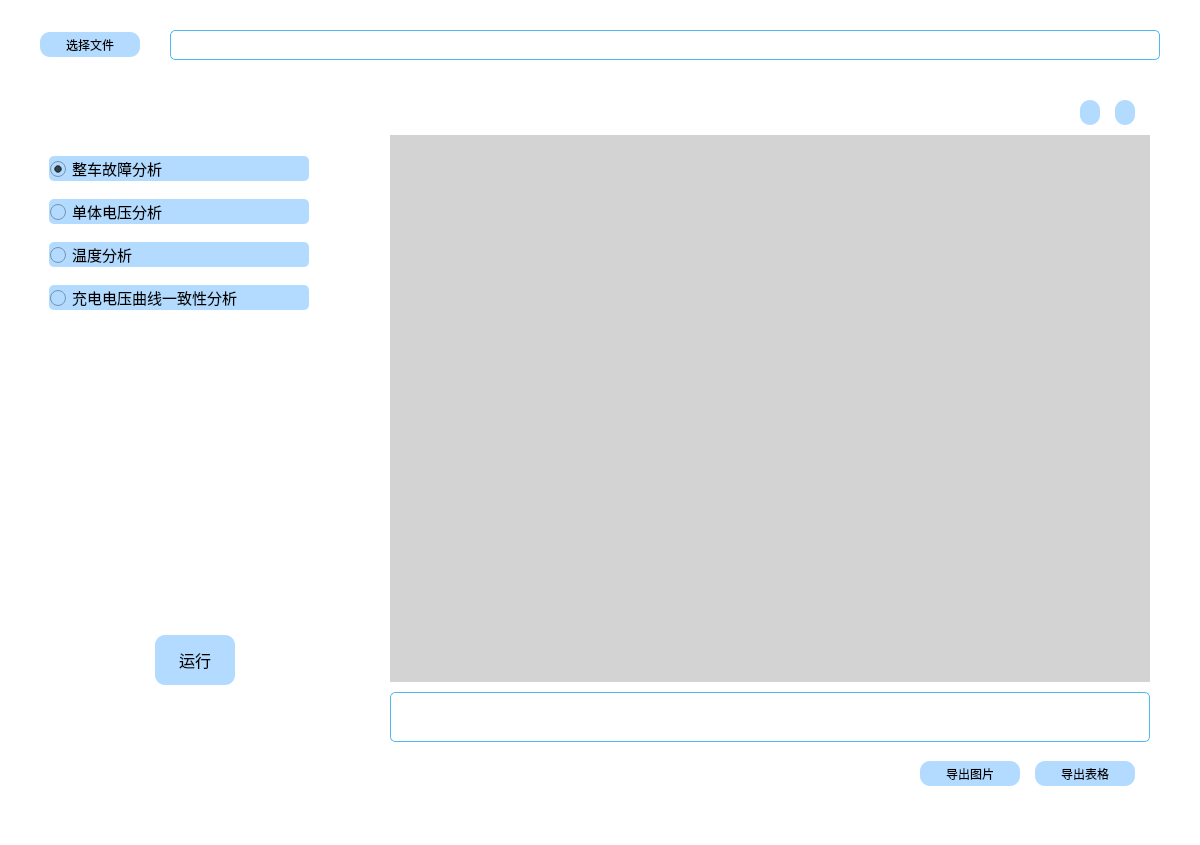
<?xml version="1.0" encoding="UTF-8"?>
<ui version="4.0">
 <class>Form</class>
 <widget class="QWidget" name="Form">
  <property name="geometry">
   <rect>
    <x>0</x>
    <y>0</y>
    <width>1200</width>
    <height>845</height>
   </rect>
  </property>
  <property name="windowTitle">
   <string>锂离子电池系统故障诊断软件</string>
  </property>
  <property name="windowIcon">
   <iconset resource="image.qrc">
    <normaloff>:/newPrefix/ico/title.ico</normaloff>:/newPrefix/ico/title.ico</iconset>
  </property>
  <property name="styleSheet">
   <string notr="true">QWidget{background-color: rgb(255, 255, 255);}
QPushButton{background-color: #b3dbff;border-style:none;border-radius: 10px;}

QPushButton:hover{
color:white;
background-color: rgb(220, 220, 220);
}
QPushButton:pressed {  
    /* 改变背景色 */  
    background-color:rgb(180, 180, 180);  

    /* 改变边框风格 */  
    border-style:inset;  

    /* 使文字有一点移动 */  
    padding-left:2px;  
    padding-top:2px;  
}
QLineEdit{border: 1px solid #50b8ef;border-radius:5px;}
QLineEdit:focus{border: 1px solid rgb(50, 179, 255);}

QRadioButton{background-color: #b3dbff;border-radius: 5px;}
QRadioButton::indicator{width: 17px;height: 17px;}
QRadioButton::indicator:unchecked{image: url(:/newPrefix/ico/单选.png);}
QRadioButton::indicator:checked{image: url(:/newPrefix/ico/单选1.png);}
QRadioButton:hover{
color:white;
background-color: rgb(220, 220, 220);
}

QCheckBox::indicator{width: 17px;height: 17px;}
QCheckBox::indicator:unchecked{image: url(:/newPrefix/ico/多选.png);}
QCheckBox::indicator:checked{image: url(:/newPrefix/ico/多选1.png);}
QCheckBox:hover{
color:white;
background-color: rgb(220, 220, 220);
}
QTextBrowser{border: 1px solid #50b8ef;border-radius:5px;}
QTextBrowser:focus{border: 1px solid rgb(50, 179, 255);}</string>
  </property>
  <layout class="QVBoxLayout" name="verticalLayout">
   <property name="spacing">
    <number>0</number>
   </property>
   <property name="leftMargin">
    <number>20</number>
   </property>
   <property name="topMargin">
    <number>20</number>
   </property>
   <property name="rightMargin">
    <number>20</number>
   </property>
   <property name="bottomMargin">
    <number>20</number>
   </property>
   <item>
    <widget class="QWidget" name="widget" native="true">
     <property name="minimumSize">
      <size>
       <width>0</width>
       <height>50</height>
      </size>
     </property>
     <property name="maximumSize">
      <size>
       <width>16777215</width>
       <height>50</height>
      </size>
     </property>
     <layout class="QHBoxLayout" name="horizontalLayout_2">
      <property name="spacing">
       <number>30</number>
      </property>
      <property name="leftMargin">
       <number>20</number>
      </property>
      <property name="topMargin">
       <number>0</number>
      </property>
      <property name="rightMargin">
       <number>20</number>
      </property>
      <property name="bottomMargin">
       <number>0</number>
      </property>
      <item>
       <widget class="QPushButton" name="pushButton_inExcel">
        <property name="minimumSize">
         <size>
          <width>100</width>
          <height>25</height>
         </size>
        </property>
        <property name="maximumSize">
         <size>
          <width>100</width>
          <height>25</height>
         </size>
        </property>
        <property name="styleSheet">
         <string notr="true"/>
        </property>
        <property name="text">
         <string>选择文件</string>
        </property>
        <property name="icon">
         <iconset resource="image.qrc">
          <normaloff>:/newPrefix/ico/打开.png</normaloff>:/newPrefix/ico/打开.png</iconset>
        </property>
        <property name="iconSize">
         <size>
          <width>20</width>
          <height>20</height>
         </size>
        </property>
       </widget>
      </item>
      <item>
       <widget class="QLineEdit" name="lineEdit_inExcel">
        <property name="minimumSize">
         <size>
          <width>0</width>
          <height>30</height>
         </size>
        </property>
        <property name="maximumSize">
         <size>
          <width>16777215</width>
          <height>30</height>
         </size>
        </property>
        <property name="readOnly">
         <bool>true</bool>
        </property>
       </widget>
      </item>
     </layout>
    </widget>
   </item>
   <item>
    <widget class="QWidget" name="widget_2" native="true">
     <layout class="QHBoxLayout" name="horizontalLayout_3">
      <property name="spacing">
       <number>10</number>
      </property>
      <property name="leftMargin">
       <number>10</number>
      </property>
      <property name="topMargin">
       <number>10</number>
      </property>
      <property name="rightMargin">
       <number>10</number>
      </property>
      <property name="bottomMargin">
       <number>10</number>
      </property>
      <item>
       <widget class="QWidget" name="widget_3" native="true">
        <property name="minimumSize">
         <size>
          <width>330</width>
          <height>0</height>
         </size>
        </property>
        <property name="maximumSize">
         <size>
          <width>330</width>
          <height>16777215</height>
         </size>
        </property>
        <layout class="QVBoxLayout" name="verticalLayout_2">
         <property name="spacing">
          <number>50</number>
         </property>
         <property name="leftMargin">
          <number>10</number>
         </property>
         <property name="topMargin">
          <number>55</number>
         </property>
         <property name="rightMargin">
          <number>10</number>
         </property>
         <property name="bottomMargin">
          <number>50</number>
         </property>
         <item>
          <widget class="QWidget" name="widget_4" native="true">
           <property name="minimumSize">
            <size>
             <width>300</width>
             <height>200</height>
            </size>
           </property>
           <property name="maximumSize">
            <size>
             <width>300</width>
             <height>200</height>
            </size>
           </property>
           <layout class="QVBoxLayout" name="verticalLayout_19">
            <item>
             <widget class="QRadioButton" name="radioButton_0">
              <property name="minimumSize">
               <size>
                <width>260</width>
                <height>25</height>
               </size>
              </property>
              <property name="maximumSize">
               <size>
                <width>260</width>
                <height>25</height>
               </size>
              </property>
              <property name="font">
               <font>
                <pointsize>11</pointsize>
               </font>
              </property>
              <property name="text">
               <string>整车故障分析</string>
              </property>
              <property name="checked">
               <bool>true</bool>
              </property>
             </widget>
            </item>
            <item>
             <widget class="QRadioButton" name="radioButton_1">
              <property name="minimumSize">
               <size>
                <width>260</width>
                <height>25</height>
               </size>
              </property>
              <property name="maximumSize">
               <size>
                <width>260</width>
                <height>25</height>
               </size>
              </property>
              <property name="font">
               <font>
                <pointsize>11</pointsize>
               </font>
              </property>
              <property name="text">
               <string>单体电压分析</string>
              </property>
             </widget>
            </item>
            <item>
             <widget class="QRadioButton" name="radioButton_2">
              <property name="minimumSize">
               <size>
                <width>260</width>
                <height>25</height>
               </size>
              </property>
              <property name="maximumSize">
               <size>
                <width>260</width>
                <height>25</height>
               </size>
              </property>
              <property name="font">
               <font>
                <pointsize>11</pointsize>
               </font>
              </property>
              <property name="text">
               <string>温度分析</string>
              </property>
             </widget>
            </item>
            <item>
             <widget class="QRadioButton" name="radioButton_3">
              <property name="minimumSize">
               <size>
                <width>260</width>
                <height>25</height>
               </size>
              </property>
              <property name="maximumSize">
               <size>
                <width>260</width>
                <height>25</height>
               </size>
              </property>
              <property name="font">
               <font>
                <pointsize>11</pointsize>
               </font>
              </property>
              <property name="text">
               <string>充电电压曲线一致性分析</string>
              </property>
             </widget>
            </item>
           </layout>
          </widget>
         </item>
         <item>
          <widget class="QStackedWidget" name="stackedWidget_2">
           <property name="minimumSize">
            <size>
             <width>300</width>
             <height>200</height>
            </size>
           </property>
           <property name="maximumSize">
            <size>
             <width>300</width>
             <height>16777215</height>
            </size>
           </property>
           <property name="font">
            <font>
             <pointsize>11</pointsize>
            </font>
           </property>
           <property name="currentIndex">
            <number>0</number>
           </property>
           <widget class="QWidget" name="page_1">
            <layout class="QVBoxLayout" name="verticalLayout_20"/>
           </widget>
           <widget class="QWidget" name="page_2">
            <layout class="QVBoxLayout" name="verticalLayout_21">
             <item>
              <widget class="QCheckBox" name="checkBox_21">
               <property name="minimumSize">
                <size>
                 <width>0</width>
                 <height>25</height>
                </size>
               </property>
               <property name="maximumSize">
                <size>
                 <width>16777215</width>
                 <height>25</height>
                </size>
               </property>
               <property name="font">
                <font>
                 <pointsize>11</pointsize>
                </font>
               </property>
               <property name="text">
                <string>电压差及变化率</string>
               </property>
               <property name="checked">
                <bool>true</bool>
               </property>
              </widget>
             </item>
             <item>
              <widget class="QCheckBox" name="checkBox_22">
               <property name="minimumSize">
                <size>
                 <width>0</width>
                 <height>25</height>
                </size>
               </property>
               <property name="maximumSize">
                <size>
                 <width>16777215</width>
                 <height>25</height>
                </size>
               </property>
               <property name="font">
                <font>
                 <pointsize>11</pointsize>
                </font>
               </property>
               <property name="text">
                <string>最大值、最小值和极差</string>
               </property>
               <property name="checked">
                <bool>true</bool>
               </property>
              </widget>
             </item>
             <item>
              <widget class="QCheckBox" name="checkBox_23">
               <property name="minimumSize">
                <size>
                 <width>0</width>
                 <height>25</height>
                </size>
               </property>
               <property name="maximumSize">
                <size>
                 <width>16777215</width>
                 <height>25</height>
                </size>
               </property>
               <property name="font">
                <font>
                 <pointsize>11</pointsize>
                </font>
               </property>
               <property name="text">
                <string>电压偏离度</string>
               </property>
               <property name="checked">
                <bool>true</bool>
               </property>
              </widget>
             </item>
             <item>
              <widget class="QCheckBox" name="checkBox_24">
               <property name="minimumSize">
                <size>
                 <width>0</width>
                 <height>25</height>
                </size>
               </property>
               <property name="maximumSize">
                <size>
                 <width>16777215</width>
                 <height>25</height>
                </size>
               </property>
               <property name="font">
                <font>
                 <pointsize>11</pointsize>
                </font>
               </property>
               <property name="text">
                <string>充电起始电压和充电结束电压及排名</string>
               </property>
               <property name="checked">
                <bool>true</bool>
               </property>
              </widget>
             </item>
            </layout>
           </widget>
           <widget class="QWidget" name="page_3">
            <layout class="QVBoxLayout" name="verticalLayout_22">
             <item>
              <widget class="QCheckBox" name="checkBox_31">
               <property name="minimumSize">
                <size>
                 <width>0</width>
                 <height>25</height>
                </size>
               </property>
               <property name="maximumSize">
                <size>
                 <width>16777215</width>
                 <height>25</height>
                </size>
               </property>
               <property name="font">
                <font>
                 <pointsize>11</pointsize>
                </font>
               </property>
               <property name="text">
                <string>温度差及变化率</string>
               </property>
               <property name="checked">
                <bool>true</bool>
               </property>
              </widget>
             </item>
             <item>
              <widget class="QCheckBox" name="checkBox_32">
               <property name="minimumSize">
                <size>
                 <width>0</width>
                 <height>25</height>
                </size>
               </property>
               <property name="maximumSize">
                <size>
                 <width>16777215</width>
                 <height>25</height>
                </size>
               </property>
               <property name="font">
                <font>
                 <pointsize>11</pointsize>
                </font>
               </property>
               <property name="text">
                <string>最大值、最小值和极差</string>
               </property>
               <property name="checked">
                <bool>true</bool>
               </property>
              </widget>
             </item>
            </layout>
           </widget>
           <widget class="QWidget" name="page_4">
            <layout class="QVBoxLayout" name="verticalLayout_23">
             <item>
              <widget class="QCheckBox" name="checkBox_41">
               <property name="minimumSize">
                <size>
                 <width>0</width>
                 <height>25</height>
                </size>
               </property>
               <property name="maximumSize">
                <size>
                 <width>16777215</width>
                 <height>25</height>
                </size>
               </property>
               <property name="font">
                <font>
                 <pointsize>11</pointsize>
                </font>
               </property>
               <property name="text">
                <string>充电曲线距离分析</string>
               </property>
               <property name="checked">
                <bool>true</bool>
               </property>
              </widget>
             </item>
             <item>
              <widget class="QCheckBox" name="checkBox_42">
               <property name="minimumSize">
                <size>
                 <width>0</width>
                 <height>25</height>
                </size>
               </property>
               <property name="maximumSize">
                <size>
                 <width>16777215</width>
                 <height>25</height>
                </size>
               </property>
               <property name="font">
                <font>
                 <pointsize>11</pointsize>
                </font>
               </property>
               <property name="text">
                <string>局部离群点检测</string>
               </property>
               <property name="checked">
                <bool>true</bool>
               </property>
              </widget>
             </item>
            </layout>
           </widget>
          </widget>
         </item>
         <item alignment="Qt::AlignHCenter">
          <widget class="QPushButton" name="pushButton_run">
           <property name="minimumSize">
            <size>
             <width>80</width>
             <height>50</height>
            </size>
           </property>
           <property name="maximumSize">
            <size>
             <width>80</width>
             <height>50</height>
            </size>
           </property>
           <property name="font">
            <font>
             <pointsize>12</pointsize>
            </font>
           </property>
           <property name="text">
            <string>运行</string>
           </property>
           <property name="icon">
            <iconset resource="image.qrc">
             <normaloff>:/newPrefix/ico/启动.png</normaloff>:/newPrefix/ico/启动.png</iconset>
           </property>
           <property name="iconSize">
            <size>
             <width>20</width>
             <height>20</height>
            </size>
           </property>
          </widget>
         </item>
         <item>
          <spacer name="verticalSpacer">
           <property name="orientation">
            <enum>Qt::Vertical</enum>
           </property>
           <property name="sizeHint" stdset="0">
            <size>
             <width>20</width>
             <height>40</height>
            </size>
           </property>
          </spacer>
         </item>
        </layout>
       </widget>
      </item>
      <item>
       <widget class="QWidget" name="widget_5" native="true">
        <layout class="QVBoxLayout" name="verticalLayout_3">
         <property name="spacing">
          <number>10</number>
         </property>
         <property name="leftMargin">
          <number>20</number>
         </property>
         <property name="topMargin">
          <number>20</number>
         </property>
         <property name="rightMargin">
          <number>20</number>
         </property>
         <property name="bottomMargin">
          <number>20</number>
         </property>
         <item>
          <widget class="QWidget" name="widget_6" native="true">
           <layout class="QHBoxLayout" name="horizontalLayout_4">
            <property name="spacing">
             <number>15</number>
            </property>
            <property name="leftMargin">
             <number>15</number>
            </property>
            <property name="topMargin">
             <number>0</number>
            </property>
            <property name="rightMargin">
             <number>15</number>
            </property>
            <property name="bottomMargin">
             <number>0</number>
            </property>
            <item>
             <widget class="QLabel" name="label_page">
              <property name="text">
               <string/>
              </property>
             </widget>
            </item>
            <item>
             <widget class="QPushButton" name="pushButton_up">
              <property name="minimumSize">
               <size>
                <width>20</width>
                <height>25</height>
               </size>
              </property>
              <property name="maximumSize">
               <size>
                <width>20</width>
                <height>25</height>
               </size>
              </property>
              <property name="text">
               <string/>
              </property>
              <property name="icon">
               <iconset resource="image.qrc">
                <normaloff>:/newPrefix/ico/上一页.png</normaloff>:/newPrefix/ico/上一页.png</iconset>
              </property>
             </widget>
            </item>
            <item>
             <widget class="QPushButton" name="pushButton_down">
              <property name="minimumSize">
               <size>
                <width>20</width>
                <height>25</height>
               </size>
              </property>
              <property name="maximumSize">
               <size>
                <width>20</width>
                <height>25</height>
               </size>
              </property>
              <property name="text">
               <string/>
              </property>
              <property name="icon">
               <iconset resource="image.qrc">
                <normaloff>:/newPrefix/ico/下一页.png</normaloff>:/newPrefix/ico/下一页.png</iconset>
              </property>
             </widget>
            </item>
           </layout>
          </widget>
         </item>
         <item>
          <widget class="QStackedWidget" name="stackedWidget">
           <property name="minimumSize">
            <size>
             <width>0</width>
             <height>350</height>
            </size>
           </property>
           <property name="maximumSize">
            <size>
             <width>16777215</width>
             <height>16777215</height>
            </size>
           </property>
           <property name="styleSheet">
            <string notr="true">background-color: rgb(211, 211, 211);</string>
           </property>
           <property name="currentIndex">
            <number>-1</number>
           </property>
          </widget>
         </item>
         <item>
          <widget class="QTextBrowser" name="textBrowser">
           <property name="minimumSize">
            <size>
             <width>0</width>
             <height>50</height>
            </size>
           </property>
           <property name="maximumSize">
            <size>
             <width>16777215</width>
             <height>50</height>
            </size>
           </property>
          </widget>
         </item>
         <item>
          <widget class="QWidget" name="widget_37" native="true">
           <layout class="QHBoxLayout" name="horizontalLayout_20">
            <property name="spacing">
             <number>15</number>
            </property>
            <property name="leftMargin">
             <number>15</number>
            </property>
            <property name="rightMargin">
             <number>15</number>
            </property>
            <item>
             <spacer name="horizontalSpacer">
              <property name="orientation">
               <enum>Qt::Horizontal</enum>
              </property>
              <property name="sizeHint" stdset="0">
               <size>
                <width>40</width>
                <height>20</height>
               </size>
              </property>
             </spacer>
            </item>
            <item>
             <widget class="QPushButton" name="pushButton_outImage">
              <property name="minimumSize">
               <size>
                <width>100</width>
                <height>25</height>
               </size>
              </property>
              <property name="maximumSize">
               <size>
                <width>100</width>
                <height>25</height>
               </size>
              </property>
              <property name="text">
               <string>导出图片</string>
              </property>
              <property name="icon">
               <iconset resource="image.qrc">
                <normaloff>:/newPrefix/ico/图片.png</normaloff>:/newPrefix/ico/图片.png</iconset>
              </property>
              <property name="iconSize">
               <size>
                <width>20</width>
                <height>20</height>
               </size>
              </property>
             </widget>
            </item>
            <item>
             <widget class="QPushButton" name="pushButton_outExcel">
              <property name="minimumSize">
               <size>
                <width>100</width>
                <height>25</height>
               </size>
              </property>
              <property name="maximumSize">
               <size>
                <width>100</width>
                <height>25</height>
               </size>
              </property>
              <property name="text">
               <string>导出表格</string>
              </property>
              <property name="icon">
               <iconset resource="image.qrc">
                <normaloff>:/newPrefix/ico/数据.png</normaloff>:/newPrefix/ico/数据.png</iconset>
              </property>
              <property name="iconSize">
               <size>
                <width>20</width>
                <height>20</height>
               </size>
              </property>
             </widget>
            </item>
           </layout>
          </widget>
         </item>
        </layout>
       </widget>
      </item>
     </layout>
    </widget>
   </item>
  </layout>
 </widget>
 <resources>
  <include location="image.qrc"/>
 </resources>
 <connections/>
</ui>
